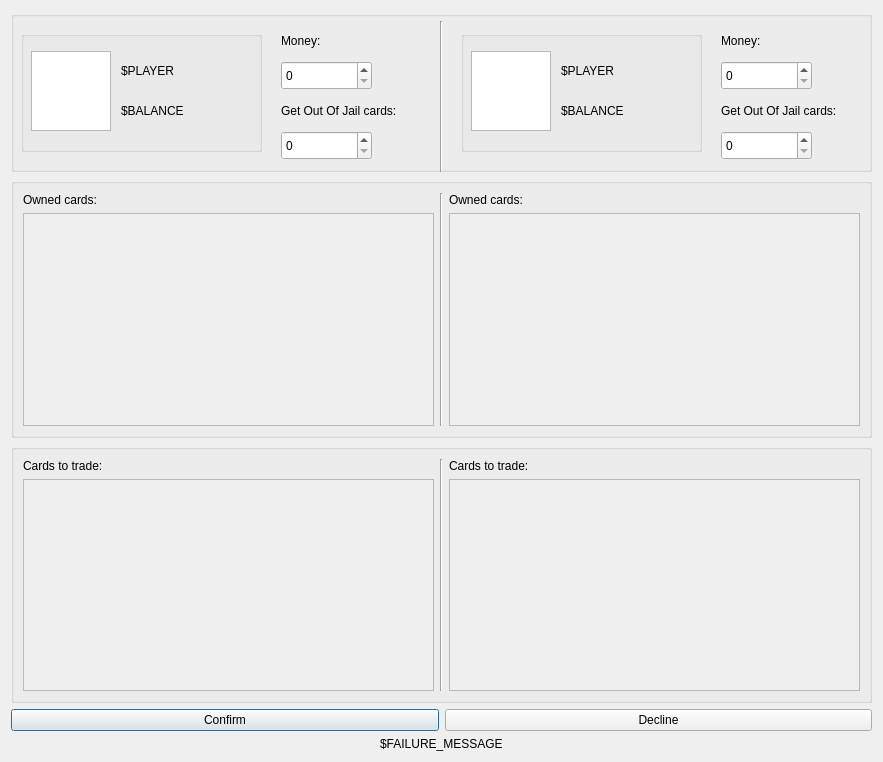
<?xml version="1.0" encoding="UTF-8"?>
<ui version="4.0">
 <class>TradeWindow</class>
 <widget class="QDialog" name="TradeWindow">
  <property name="geometry">
   <rect>
    <x>0</x>
    <y>0</y>
    <width>883</width>
    <height>762</height>
   </rect>
  </property>
  <property name="windowTitle">
   <string>Dialog</string>
  </property>
  <layout class="QGridLayout" name="gridLayout">
   <item row="3" column="0">
    <widget class="QPushButton" name="confirmButton">
     <property name="text">
      <string>Confirm</string>
     </property>
    </widget>
   </item>
   <item row="2" column="0" colspan="2">
    <widget class="QGroupBox" name="groupBox_5">
     <property name="minimumSize">
      <size>
       <width>841</width>
       <height>251</height>
      </size>
     </property>
     <property name="title">
      <string/>
     </property>
     <layout class="QGridLayout" name="gridLayout_3">
      <item row="0" column="1" rowspan="2">
       <widget class="Line" name="line_4">
        <property name="orientation">
         <enum>Qt::Vertical</enum>
        </property>
       </widget>
      </item>
      <item row="0" column="2">
       <widget class="QLabel" name="Player2_cardList_label_2">
        <property name="text">
         <string>Cards to trade:</string>
        </property>
       </widget>
      </item>
      <item row="1" column="0">
       <widget class="QScrollArea" name="Player1_cardList_scrollArea_2">
        <property name="minimumSize">
         <size>
          <width>381</width>
          <height>201</height>
         </size>
        </property>
        <property name="widgetResizable">
         <bool>true</bool>
        </property>
        <widget class="QWidget" name="scrollAreaWidgetContents_3">
         <property name="geometry">
          <rect>
           <x>0</x>
           <y>0</y>
           <width>411</width>
           <height>208</height>
          </rect>
         </property>
        </widget>
       </widget>
      </item>
      <item row="1" column="2">
       <widget class="QScrollArea" name="Player2_cardList_scrollArea_2">
        <property name="minimumSize">
         <size>
          <width>381</width>
          <height>201</height>
         </size>
        </property>
        <property name="widgetResizable">
         <bool>true</bool>
        </property>
        <widget class="QWidget" name="scrollAreaWidgetContents_4">
         <property name="geometry">
          <rect>
           <x>0</x>
           <y>0</y>
           <width>411</width>
           <height>208</height>
          </rect>
         </property>
        </widget>
       </widget>
      </item>
      <item row="0" column="0">
       <widget class="QLabel" name="Player1_cardList_label_2">
        <property name="text">
         <string>Cards to trade:</string>
        </property>
       </widget>
      </item>
     </layout>
    </widget>
   </item>
   <item row="3" column="1">
    <widget class="QPushButton" name="declineButton">
     <property name="text">
      <string>Decline</string>
     </property>
    </widget>
   </item>
   <item row="1" column="0" colspan="2">
    <widget class="QGroupBox" name="groupBox_4">
     <property name="minimumSize">
      <size>
       <width>841</width>
       <height>251</height>
      </size>
     </property>
     <property name="title">
      <string/>
     </property>
     <layout class="QGridLayout" name="gridLayout_2">
      <item row="0" column="1" rowspan="2">
       <widget class="Line" name="line_2">
        <property name="orientation">
         <enum>Qt::Vertical</enum>
        </property>
       </widget>
      </item>
      <item row="0" column="0">
       <widget class="QLabel" name="Player1_cardList_label">
        <property name="text">
         <string>Owned cards:</string>
        </property>
       </widget>
      </item>
      <item row="0" column="2">
       <widget class="QLabel" name="Player2_cardList_label">
        <property name="text">
         <string>Owned cards:</string>
        </property>
       </widget>
      </item>
      <item row="1" column="2">
       <widget class="QScrollArea" name="Player2_cardList_scrollArea">
        <property name="minimumSize">
         <size>
          <width>381</width>
          <height>201</height>
         </size>
        </property>
        <property name="widgetResizable">
         <bool>true</bool>
        </property>
        <widget class="QWidget" name="scrollAreaWidgetContents_2">
         <property name="geometry">
          <rect>
           <x>0</x>
           <y>0</y>
           <width>411</width>
           <height>209</height>
          </rect>
         </property>
        </widget>
       </widget>
      </item>
      <item row="1" column="0">
       <widget class="QScrollArea" name="Player1_cardList_scrollArea">
        <property name="minimumSize">
         <size>
          <width>381</width>
          <height>201</height>
         </size>
        </property>
        <property name="widgetResizable">
         <bool>true</bool>
        </property>
        <widget class="QWidget" name="scrollAreaWidgetContents">
         <property name="geometry">
          <rect>
           <x>0</x>
           <y>0</y>
           <width>411</width>
           <height>209</height>
          </rect>
         </property>
        </widget>
       </widget>
      </item>
     </layout>
    </widget>
   </item>
   <item row="4" column="0" colspan="2" alignment="Qt::AlignHCenter">
    <widget class="QLabel" name="failureLabel">
     <property name="text">
      <string>$FAILURE_MESSAGE</string>
     </property>
    </widget>
   </item>
   <item row="0" column="0" colspan="2">
    <widget class="QGroupBox" name="groupBox_3">
     <property name="minimumSize">
      <size>
       <width>851</width>
       <height>161</height>
      </size>
     </property>
     <property name="title">
      <string/>
     </property>
     <widget class="QGroupBox" name="groupBox">
      <property name="geometry">
       <rect>
        <x>10</x>
        <y>20</y>
        <width>241</width>
        <height>121</height>
       </rect>
      </property>
      <property name="minimumSize">
       <size>
        <width>241</width>
        <height>121</height>
       </size>
      </property>
      <property name="title">
       <string/>
      </property>
      <widget class="QGraphicsView" name="Player1_view">
       <property name="geometry">
        <rect>
         <x>10</x>
         <y>20</y>
         <width>80</width>
         <height>80</height>
        </rect>
       </property>
       <property name="verticalScrollBarPolicy">
        <enum>Qt::ScrollBarAlwaysOff</enum>
       </property>
       <property name="horizontalScrollBarPolicy">
        <enum>Qt::ScrollBarAlwaysOff</enum>
       </property>
      </widget>
      <widget class="QLabel" name="Player1_label">
       <property name="geometry">
        <rect>
         <x>100</x>
         <y>30</y>
         <width>63</width>
         <height>20</height>
        </rect>
       </property>
       <property name="text">
        <string>$PLAYER</string>
       </property>
      </widget>
      <widget class="QLabel" name="Player1_balance">
       <property name="geometry">
        <rect>
         <x>100</x>
         <y>70</y>
         <width>81</width>
         <height>20</height>
        </rect>
       </property>
       <property name="text">
        <string>$BALANCE</string>
       </property>
      </widget>
     </widget>
     <widget class="QGroupBox" name="groupBox_2">
      <property name="geometry">
       <rect>
        <x>450</x>
        <y>20</y>
        <width>241</width>
        <height>121</height>
       </rect>
      </property>
      <property name="minimumSize">
       <size>
        <width>241</width>
        <height>121</height>
       </size>
      </property>
      <property name="title">
       <string/>
      </property>
      <widget class="QGraphicsView" name="Player2_view">
       <property name="geometry">
        <rect>
         <x>10</x>
         <y>20</y>
         <width>80</width>
         <height>80</height>
        </rect>
       </property>
       <property name="verticalScrollBarPolicy">
        <enum>Qt::ScrollBarAlwaysOff</enum>
       </property>
       <property name="horizontalScrollBarPolicy">
        <enum>Qt::ScrollBarAlwaysOff</enum>
       </property>
      </widget>
      <widget class="QLabel" name="Player2_label">
       <property name="geometry">
        <rect>
         <x>100</x>
         <y>30</y>
         <width>63</width>
         <height>20</height>
        </rect>
       </property>
       <property name="text">
        <string>$PLAYER</string>
       </property>
      </widget>
      <widget class="QLabel" name="Player2_balance">
       <property name="geometry">
        <rect>
         <x>100</x>
         <y>70</y>
         <width>81</width>
         <height>20</height>
        </rect>
       </property>
       <property name="text">
        <string>$BALANCE</string>
       </property>
      </widget>
     </widget>
     <widget class="QSpinBox" name="Player1_money_spinBox">
      <property name="geometry">
       <rect>
        <x>270</x>
        <y>50</y>
        <width>91</width>
        <height>29</height>
       </rect>
      </property>
     </widget>
     <widget class="QLabel" name="Player1_money_label">
      <property name="geometry">
       <rect>
        <x>270</x>
        <y>20</y>
        <width>63</width>
        <height>20</height>
       </rect>
      </property>
      <property name="text">
       <string>Money:</string>
      </property>
     </widget>
     <widget class="QLabel" name="Player2_money_label">
      <property name="geometry">
       <rect>
        <x>710</x>
        <y>20</y>
        <width>63</width>
        <height>20</height>
       </rect>
      </property>
      <property name="text">
       <string>Money:</string>
      </property>
     </widget>
     <widget class="QSpinBox" name="Player2_money_spinBox">
      <property name="geometry">
       <rect>
        <x>710</x>
        <y>50</y>
        <width>91</width>
        <height>29</height>
       </rect>
      </property>
     </widget>
     <widget class="Line" name="line_3">
      <property name="geometry">
       <rect>
        <x>420</x>
        <y>10</y>
        <width>20</width>
        <height>151</height>
       </rect>
      </property>
      <property name="orientation">
       <enum>Qt::Vertical</enum>
      </property>
     </widget>
     <widget class="QLabel" name="label">
      <property name="geometry">
       <rect>
        <x>270</x>
        <y>90</y>
        <width>141</width>
        <height>20</height>
       </rect>
      </property>
      <property name="text">
       <string>Get Out Of Jail cards:</string>
      </property>
     </widget>
     <widget class="QSpinBox" name="Player1_jailcard_spinBox">
      <property name="geometry">
       <rect>
        <x>270</x>
        <y>120</y>
        <width>91</width>
        <height>29</height>
       </rect>
      </property>
     </widget>
     <widget class="QLabel" name="label_2">
      <property name="geometry">
       <rect>
        <x>710</x>
        <y>90</y>
        <width>141</width>
        <height>20</height>
       </rect>
      </property>
      <property name="text">
       <string>Get Out Of Jail cards:</string>
      </property>
     </widget>
     <widget class="QSpinBox" name="Player2_jailcard_spinBox">
      <property name="geometry">
       <rect>
        <x>710</x>
        <y>120</y>
        <width>91</width>
        <height>29</height>
       </rect>
      </property>
     </widget>
    </widget>
   </item>
  </layout>
 </widget>
 <resources/>
 <connections/>
</ui>
